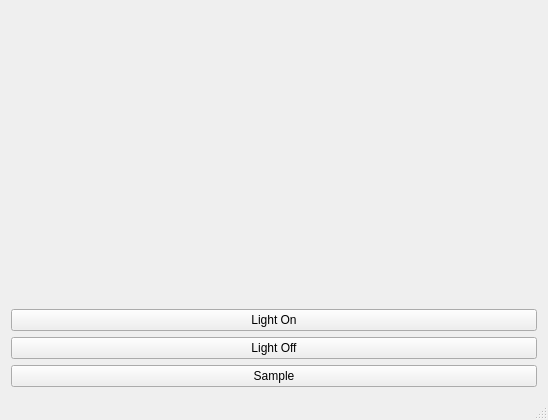
<?xml version="1.0" encoding="UTF-8"?>
<ui version="4.0">
 <class>MainWindow</class>
 <widget class="QMainWindow" name="MainWindow">
  <property name="geometry">
   <rect>
    <x>0</x>
    <y>0</y>
    <width>548</width>
    <height>420</height>
   </rect>
  </property>
  <property name="windowTitle">
   <string>QCustomPlot plot examples</string>
  </property>
  <widget class="QWidget" name="centralWidget">
   <layout class="QVBoxLayout" name="verticalLayout">
    <item>
     <widget class="QCustomPlot" name="customPlot" native="true"/>
    </item>
    <item>
     <widget class="QPushButton" name="pushButton">
      <property name="text">
       <string>Light On</string>
      </property>
     </widget>
    </item>
    <item>
     <widget class="QPushButton" name="pushButton_2">
      <property name="text">
       <string>Light Off</string>
      </property>
     </widget>
    </item>
    <item>
     <widget class="QPushButton" name="pushButton_3">
      <property name="text">
       <string>Sample</string>
      </property>
     </widget>
    </item>
   </layout>
  </widget>
  <widget class="QStatusBar" name="statusBar"/>
 </widget>
 <layoutdefault spacing="6" margin="11"/>
 <customwidgets>
  <customwidget>
   <class>QCustomPlot</class>
   <extends>QWidget</extends>
   <header>../../qcustomplot.h</header>
   <container>1</container>
  </customwidget>
 </customwidgets>
 <resources/>
 <connections/>
</ui>
